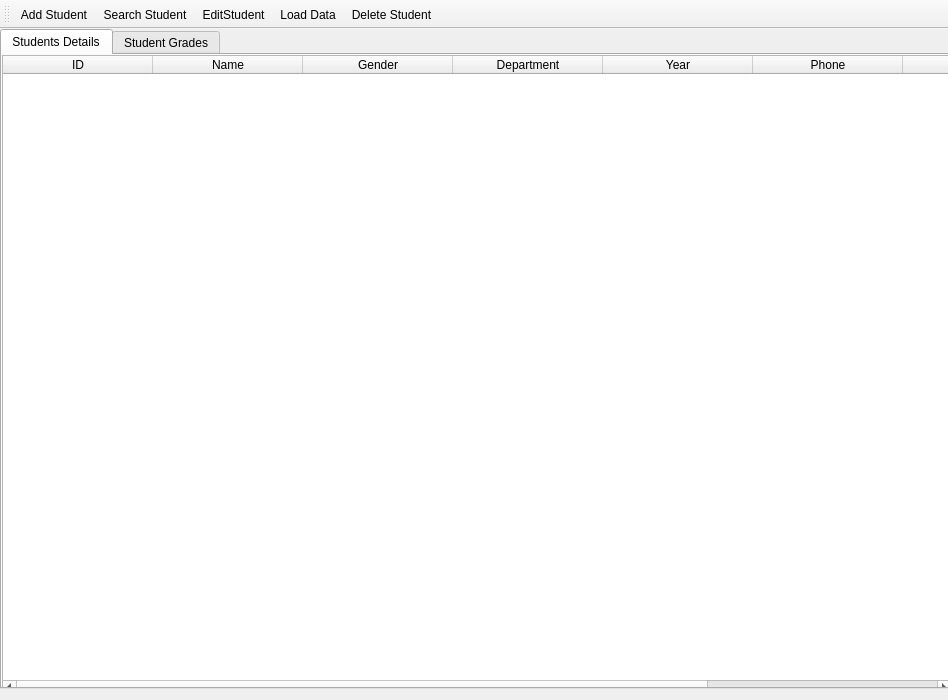
<?xml version="1.0" encoding="UTF-8"?>
<ui version="4.0">
 <class>MainProgram</class>
 <widget class="QMainWindow" name="MainProgram">
  <property name="geometry">
   <rect>
    <x>0</x>
    <y>0</y>
    <width>948</width>
    <height>700</height>
   </rect>
  </property>
  <property name="sizePolicy">
   <sizepolicy hsizetype="Fixed" vsizetype="Fixed">
    <horstretch>0</horstretch>
    <verstretch>0</verstretch>
   </sizepolicy>
  </property>
  <property name="minimumSize">
   <size>
    <width>948</width>
    <height>700</height>
   </size>
  </property>
  <property name="maximumSize">
   <size>
    <width>948</width>
    <height>700</height>
   </size>
  </property>
  <property name="windowTitle">
   <string>College Information System</string>
  </property>
  <property name="windowIcon">
   <iconset>
    <normaloff>:/icons/Main.png</normaloff>:/icons/Main.png</iconset>
  </property>
  <widget class="QWidget" name="centralwidget">
   <property name="sizePolicy">
    <sizepolicy hsizetype="Fixed" vsizetype="Fixed">
     <horstretch>0</horstretch>
     <verstretch>0</verstretch>
    </sizepolicy>
   </property>
   <widget class="QTabWidget" name="MainTabSwitcher">
    <property name="geometry">
     <rect>
      <x>0</x>
      <y>0</y>
      <width>950</width>
      <height>660</height>
     </rect>
    </property>
    <property name="sizePolicy">
     <sizepolicy hsizetype="Fixed" vsizetype="Fixed">
      <horstretch>0</horstretch>
      <verstretch>0</verstretch>
     </sizepolicy>
    </property>
    <property name="currentIndex">
     <number>0</number>
    </property>
    <widget class="QWidget" name="tab">
     <attribute name="title">
      <string>Students Details</string>
     </attribute>
     <widget class="QTableWidget" name="StudentDetailsTable">
      <property name="geometry">
       <rect>
        <x>0</x>
        <y>0</y>
        <width>950</width>
        <height>640</height>
       </rect>
      </property>
      <property name="sizePolicy">
       <sizepolicy hsizetype="Expanding" vsizetype="Expanding">
        <horstretch>0</horstretch>
        <verstretch>0</verstretch>
       </sizepolicy>
      </property>
      <property name="sizeAdjustPolicy">
       <enum>QAbstractScrollArea::AdjustToContentsOnFirstShow</enum>
      </property>
      <property name="alternatingRowColors">
       <bool>false</bool>
      </property>
      <property name="sortingEnabled">
       <bool>true</bool>
      </property>
      <attribute name="horizontalHeaderCascadingSectionResizes">
       <bool>true</bool>
      </attribute>
      <attribute name="horizontalHeaderDefaultSectionSize">
       <number>150</number>
      </attribute>
      <attribute name="horizontalHeaderMinimumSectionSize">
       <number>20</number>
      </attribute>
      <attribute name="horizontalHeaderShowSortIndicator" stdset="0">
       <bool>true</bool>
      </attribute>
      <attribute name="horizontalHeaderStretchLastSection">
       <bool>false</bool>
      </attribute>
      <attribute name="verticalHeaderCascadingSectionResizes">
       <bool>true</bool>
      </attribute>
      <attribute name="verticalHeaderShowSortIndicator" stdset="0">
       <bool>true</bool>
      </attribute>
      <attribute name="verticalHeaderStretchLastSection">
       <bool>false</bool>
      </attribute>
      <column>
       <property name="text">
        <string>ID</string>
       </property>
      </column>
      <column>
       <property name="text">
        <string>Name</string>
       </property>
      </column>
      <column>
       <property name="text">
        <string>Gender</string>
       </property>
      </column>
      <column>
       <property name="text">
        <string>Department</string>
       </property>
      </column>
      <column>
       <property name="text">
        <string>Year</string>
       </property>
      </column>
      <column>
       <property name="text">
        <string>Phone</string>
       </property>
      </column>
      <column>
       <property name="text">
        <string>Address</string>
       </property>
      </column>
      <column>
       <property name="text">
        <string>Grade Percent</string>
       </property>
      </column>
     </widget>
    </widget>
    <widget class="QWidget" name="tab_2">
     <attribute name="title">
      <string>Student Grades</string>
     </attribute>
     <widget class="QTableWidget" name="StudentGradesTable">
      <property name="geometry">
       <rect>
        <x>0</x>
        <y>0</y>
        <width>950</width>
        <height>640</height>
       </rect>
      </property>
      <property name="sizePolicy">
       <sizepolicy hsizetype="Fixed" vsizetype="Expanding">
        <horstretch>0</horstretch>
        <verstretch>0</verstretch>
       </sizepolicy>
      </property>
      <property name="toolTip">
       <string>&lt;html&gt;&lt;head/&gt;&lt;body&gt;&lt;p&gt;&lt;br/&gt;DS = Discrete Maths&lt;/p&gt;&lt;p&gt;IS = Information Systems&lt;/p&gt;&lt;p&gt;OOP = Object-Oriented Programming&lt;/p&gt;&lt;p&gt;PM = Project Management&lt;/p&gt;&lt;p&gt;BA = Buissness Administration&lt;/p&gt;&lt;p&gt;TW = Technical Writing&lt;/p&gt;&lt;/body&gt;&lt;/html&gt;</string>
      </property>
      <property name="sortingEnabled">
       <bool>true</bool>
      </property>
      <attribute name="horizontalHeaderCascadingSectionResizes">
       <bool>true</bool>
      </attribute>
      <attribute name="horizontalHeaderDefaultSectionSize">
       <number>150</number>
      </attribute>
      <attribute name="horizontalHeaderMinimumSectionSize">
       <number>20</number>
      </attribute>
      <attribute name="horizontalHeaderShowSortIndicator" stdset="0">
       <bool>true</bool>
      </attribute>
      <attribute name="horizontalHeaderStretchLastSection">
       <bool>false</bool>
      </attribute>
      <attribute name="verticalHeaderCascadingSectionResizes">
       <bool>true</bool>
      </attribute>
      <attribute name="verticalHeaderShowSortIndicator" stdset="0">
       <bool>true</bool>
      </attribute>
      <attribute name="verticalHeaderStretchLastSection">
       <bool>false</bool>
      </attribute>
      <column>
       <property name="text">
        <string>ID</string>
       </property>
      </column>
      <column>
       <property name="text">
        <string>Name</string>
       </property>
      </column>
      <column>
       <property name="text">
        <string>Maths III</string>
       </property>
      </column>
      <column>
       <property name="text">
        <string>DS</string>
       </property>
      </column>
      <column>
       <property name="text">
        <string>IS</string>
       </property>
      </column>
      <column>
       <property name="text">
        <string>OOP</string>
       </property>
      </column>
      <column>
       <property name="text">
        <string>PM</string>
       </property>
      </column>
      <column>
       <property name="text">
        <string>BA</string>
       </property>
      </column>
      <column>
       <property name="text">
        <string>TW</string>
       </property>
      </column>
      <column>
       <property name="text">
        <string>Grade Percent</string>
       </property>
      </column>
     </widget>
    </widget>
   </widget>
  </widget>
  <widget class="QToolBar" name="toolBar">
   <property name="windowTitle">
    <string>toolBar</string>
   </property>
   <attribute name="toolBarArea">
    <enum>TopToolBarArea</enum>
   </attribute>
   <attribute name="toolBarBreak">
    <bool>false</bool>
   </attribute>
   <addaction name="AddStudentAction"/>
   <addaction name="SearchStudentAction"/>
   <addaction name="EditStudentAction"/>
   <addaction name="LoadDataAction"/>
   <addaction name="DeleteStudentAction"/>
  </widget>
  <action name="AddStudentAction">
   <property name="icon">
    <iconset resource="Icons.qrc">
     <normaloff>:/icons/add.png</normaloff>:/icons/add.png</iconset>
   </property>
   <property name="text">
    <string>Add Student</string>
   </property>
   <property name="toolTip">
    <string>Add Student</string>
   </property>
  </action>
  <action name="LoadDataAction">
   <property name="icon">
    <iconset>
     <normalon>:/icons/refresh.png</normalon>
    </iconset>
   </property>
   <property name="text">
    <string>Load Data</string>
   </property>
   <property name="toolTip">
    <string>Refresh Data</string>
   </property>
  </action>
  <action name="SearchStudentAction">
   <property name="icon">
    <iconset>
     <normalon>:/icons/search.png</normalon>
    </iconset>
   </property>
   <property name="text">
    <string>Search Student</string>
   </property>
   <property name="toolTip">
    <string>Search Student</string>
   </property>
  </action>
  <action name="DeleteStudentAction">
   <property name="icon">
    <iconset>
     <normalon>:/icons/delete.png</normalon>
    </iconset>
   </property>
   <property name="text">
    <string>Delete Student</string>
   </property>
   <property name="toolTip">
    <string>Delete student</string>
   </property>
  </action>
  <action name="EditStudentAction">
   <property name="icon">
    <iconset resource="Icons.qrc">
     <normaloff>:/icons/edit.png</normaloff>:/icons/edit.png</iconset>
   </property>
   <property name="text">
    <string>EditStudent</string>
   </property>
  </action>
 </widget>
 <resources>
  <include location="Icons.qrc"/>
 </resources>
 <connections/>
</ui>
